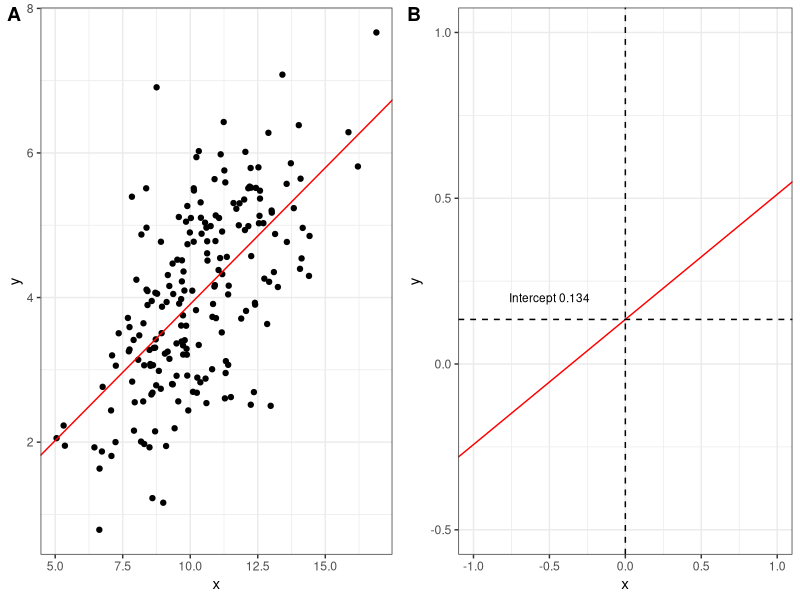
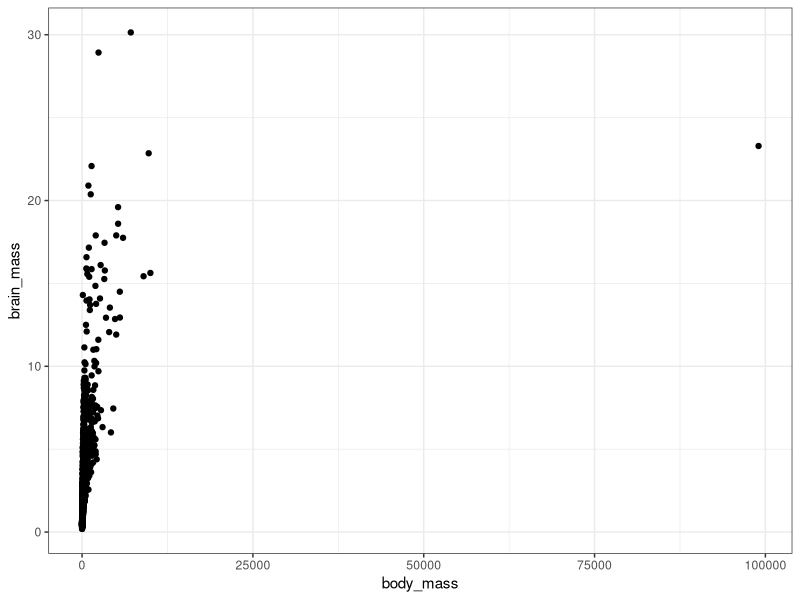
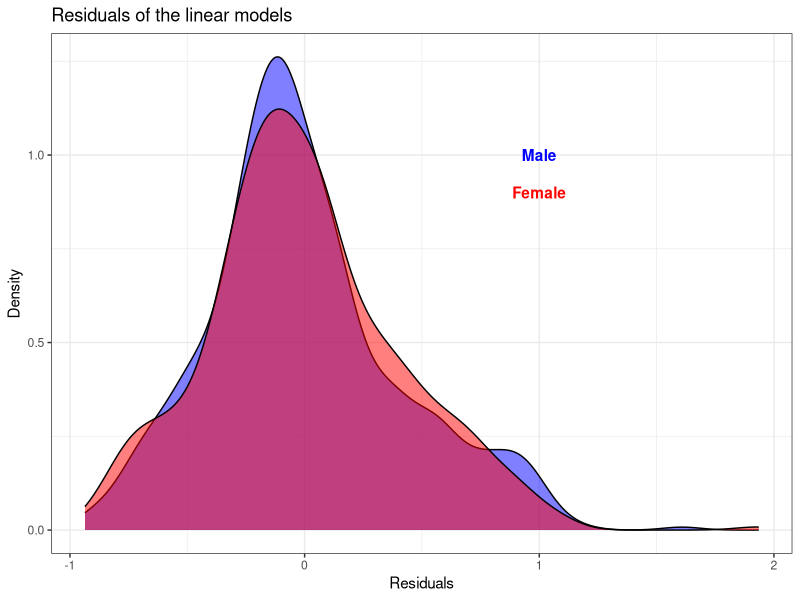
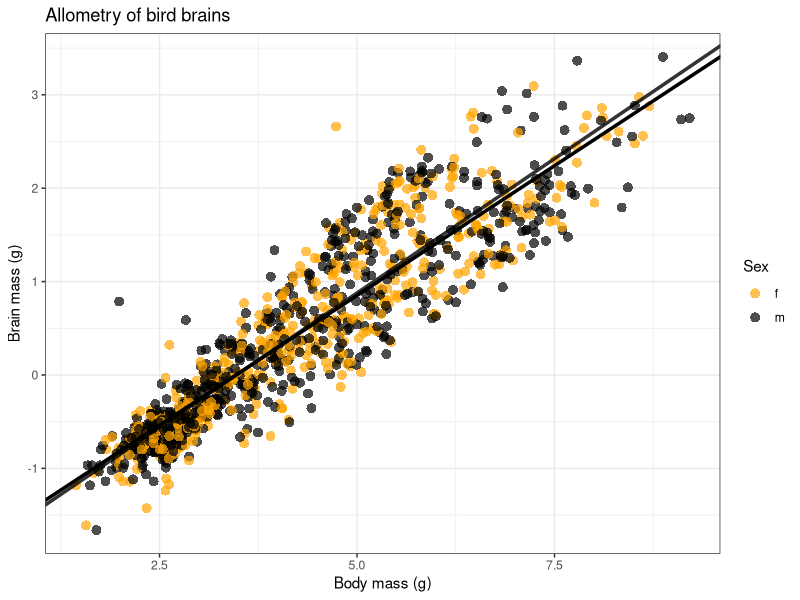

The R script that drew these images, in order:
## ---- chunk 1
library(tidyverse)
library(ggpubr)
## ---- chunk 2
# Simulate data
set.seed(1337)
x <- rnorm(n=200, mean = 10, sd = 2)
y = 0.4*x + rnorm(n=200, mean = 0, sd = 1)

# Linear model
m <- lm(y~x)

# The coefficients
m$coef

## ---- chunk 3

# Plot the data and the regression line using m$coef with ggplot.
p1 <- ggplot() +
  geom_point(aes(x = x, y = y)) +
  geom_abline(intercept = m$coef[1], slope = m$coef[2], color = "red") +
  theme_bw()

p2 <- ggplot() +
  geom_point(aes(x = x, y = y)) +
  geom_abline(intercept = m$coef[1], slope = m$coef[2], color = "red") +
  xlim(-1, 1) +
  ylim(-0.5, 1) +
  geom_vline(xintercept = 0, color = "black", linetype = "dashed", size = 0.5) +
  geom_hline(yintercept = m$coef[1], color = "black", linetype = "dashed", 
             size = 0.5) +
  annotate("text", x = -0.5, y = 0.2, label = "Intercept 0.134", size = 3) +
  theme_bw()

ggarrange(p1, p2, ncol = 2, nrow = 1, labels = c("A", "B"))

## ---- chunk 4
summary(m)
## ---- chunk 5
summary(m)$coef[2,2]

## ---- chunk 6
(m$coef[2] * mean(x) + sd(x)) - (m$coef[2] * mean(x))

## ---- chunk 7
cor(x, y)^2

## ---- chunk 8

raw_df <- read.table(file = "../00_DATA/bird_allometry.csv", header = TRUE, 
                 sep = ",")

# Overview of the data
glimpse(raw_df)
## ---- chunk 9
# Inspection of the data
raw_df %>% 
  ggplot(aes(x = body_mass, y = brain_mass)) +
  geom_point() +
  theme_bw()


## ---- chunk 10

# We saw that we had one major outlier that we need to deal with.
# So we avoid the outlier by filtering out the body_mass > 25000
# and then remove the NA's if any
df <- raw_df %>% 
  filter(body_mass < 25000) %>%
  na.omit()

# Lets fit some models
mm <- df %>%
  select(Sex, body_mass, brain_mass) %>%
  filter(Sex == "m") %>% # Only males
  lm(log(brain_mass) ~ log(body_mass), data = .)

mf <- df %>%
  select(Sex, body_mass, brain_mass) %>%
  filter(Sex == "f") %>% # Only females
  lm(log(brain_mass) ~ log(body_mass), data = .)  

# Plot the data to see if they are normaly distributed
ggplot() +
  geom_density(aes(x = residuals(mm)), fill = "blue", alpha = 0.5) +
  geom_density(aes(x = residuals(mf)), fill = "red", alpha = 0.5) +
  labs(x = "Residuals", y = "Density") +
  ggtitle("Residuals of the linear models") +
  theme_bw() +
  annotate("text", x = 1, y = 1, label = "Male", color = "blue",
           fontface = "bold") +
  annotate("text", x = 1, y = 0.9, label = "Female", color = "red",
           fontface = "bold")

# The residuals looks normaly distributed, as the quantiles are symmetric.
# summary(mm)
# summary(mf)
## ---- chunk 11
print("Male summary")
summary(mm)

print("Female summary")
summary(mf)

## ---- chunk 12

# 
df %>%
  select(Sex, brain_mass, body_mass) %>% 
  filter(Sex != "unknown") %>%
  mutate(log.brain_mass = log(brain_mass),
         log.body_mass = log(body_mass)) %>%
  ggplot(aes(x = log.body_mass, y = log.brain_mass, color = Sex)) +
  geom_point(shape = 16, size = 3, alpha = 0.7) +
  scale_color_manual(values = c("orange", "black")) +
  geom_abline(intercept = mm$coef[1], slope = mm$coef[2], color = "black",
              size = 1.2) +
  geom_abline(intercept = mf$coef[1], slope = mf$coef[2], color = "black",
              size = 1.2, alpha = 0.8) +
  labs(x = "Body mass (g)", y = "Brain mass (g)") +
  theme_bw() +
  ggtitle("Allometry of bird brains") 

